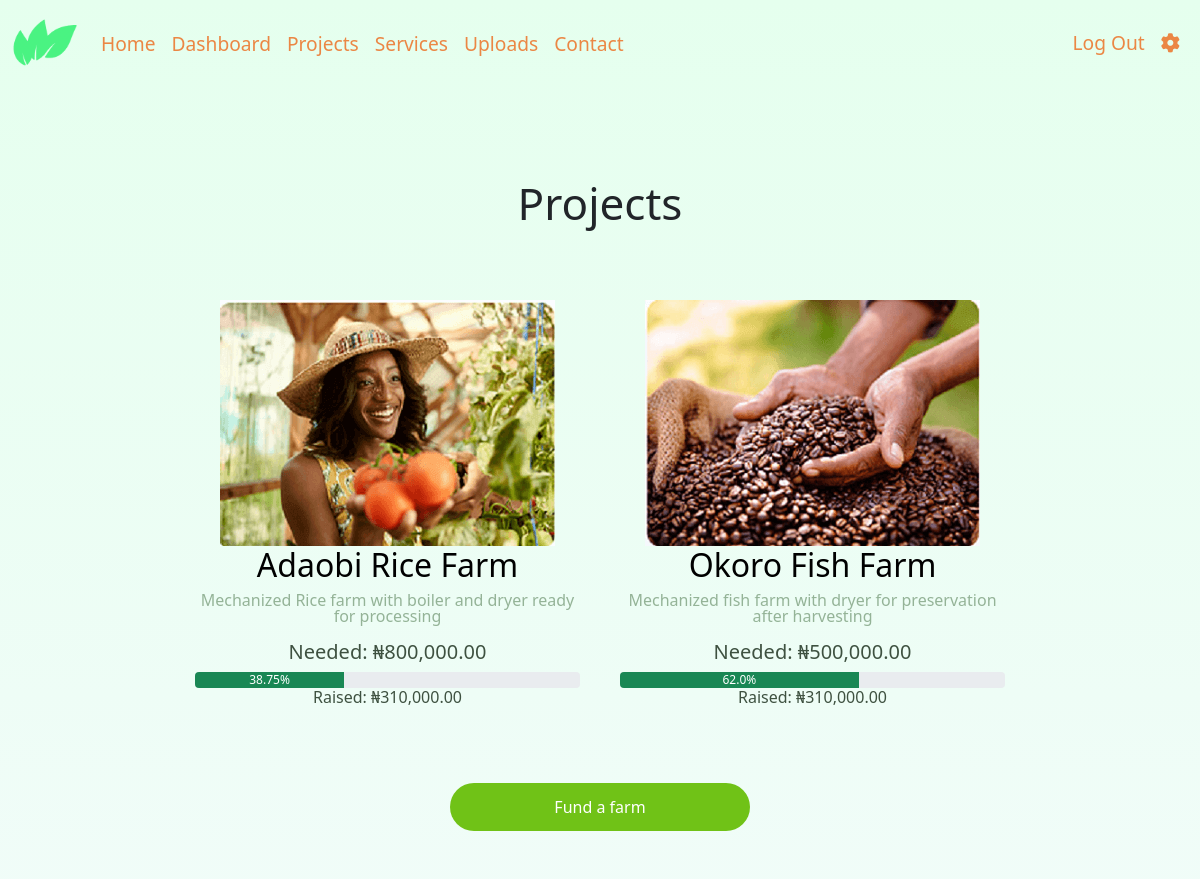
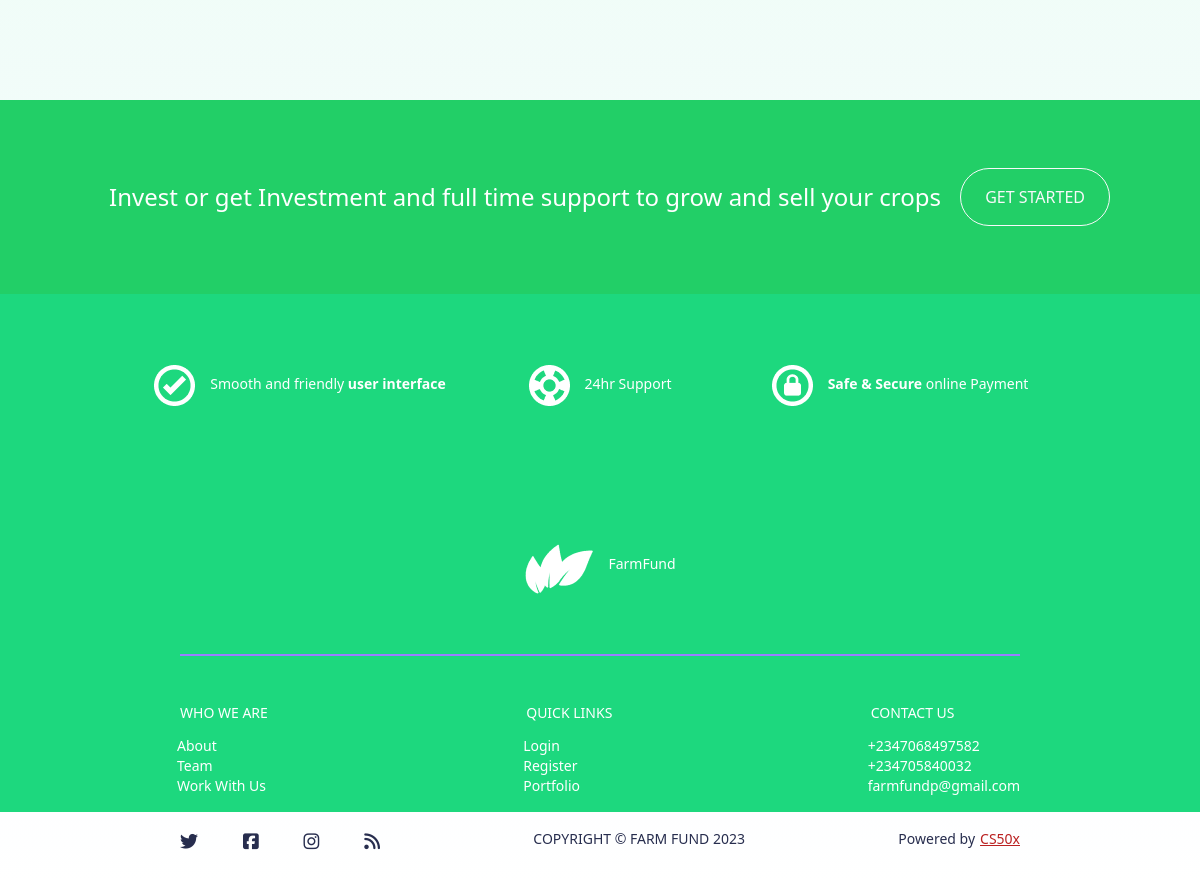
Screenshot of /projects (signed in) with the database file from the repository (2 pictures, top to bottom).
### tables this page shows
CREATE TABLE 'farm' ('id' INTEGER PRIMARY KEY AUTOINCREMENT NOT NULL, 'user_id' INTEGER NOT NULL, 'farm_name' TEXT NOT NULL, 'image' BLOB NOT NULL, 'description' TEXT NOT NULL, 'needed' REAL NOT NULL, 'raised' REAL NOT NULL, 'cover_photo' BLOB, 'proj_description' TEXT, 'pix_1' BLOB, 'pix_2' BLOB, 'pix_3' BLOB, 'desc_img' BLOB, 'date'  DATETIME NOT NULL DEFAULT CURRENT_TIMESTAMP  , 'update' TEXT DEFAULT NULL);

### app.py (the view)
@app.route("/projects")
@login_required
def projects():
    farm = db.execute("SELECT * FROM farm GROUP BY farm_name")
    return render_template("projects.html", farm=farm, NGN=NGN)

### app.py (called while the page is built)
@app.after_request
def after_request(response):
    response.headers["Cache-Control"] = "no-cache, no-store, must-revalidate"
    response.headers["Expires"] = 0
    response.headers["Pragma"] = "no-cache"
    return response

### helpers.py (called while the page is built)
def login_required(f):
    @wraps(f)
    def decorated_function(*args, **kwargs):
        if session.get("user_id") is None:
            return redirect("/login")
        return f(*args, **kwargs)
    return decorated_function

def NGN(value):
    return f"\u20A6{value:,.2f}"

### templates/projects.html (shortened to what this page needs)
{% extends "layout.html" %}
{% block main %}
<div class="home-middle w-80">
    <h2 class="head-text">Projects</h2>
    <div class="d-flex flex-wrap justify-content-center">
        {% for item in farm %}
        <a href="{{ url_for('farm_update', farm_name=item['farm_name']) }}" class="farm-link">
            <div class="farm-group">
                <div>
                    <img src="/static/assets/farms/{{ item['image'] }}" alt="{{ item['farmer'] }}" />
                </div>
                <div>
                    <h2>{{ item["farm_name"] }}</h2>
                    <p>{{ item["description"] }}</p>
                    <h5>Needed: {{ NGN(item["needed"]) }} </h5>
                        <div class="progress" role="progressbar" aria-label="Success Example with label"
                            aria-valuenow="{{ item['raised'] / item['needed'] * 100 }}" aria-valuemin="0" aria-valuemax="100">
                            <div class="progress-bar bg-success" style="width: {{ item['raised'] / item['needed'] * 100 }}%">{{ item['raised'] / item['needed'] * 100 }}%</div>
                        </div>
                    <h6>Raised: {{ NGN(item["raised"]) }}</h6>
                </div>
            </div>
            {% endfor %}
        </a>
    </div>
    <a href="/fund" style="text-decoration: none; width: 300px;" class="d-flex m-auto justify-content-center start log-btn rounded-pill px-4 py-3 my-5">
        Fund a farm
    </a>
</div>
{% endblock %}

### static/styles.css (style rules this page uses)
body { line-height: 1; background: #E5FFEE; background: linear-gradient(180deg, #E5FFEE 0%, rgba(229, 239, 255, 0.262661) 83.7%, rgba(249, 249, 249, 0) 100%); width: 100%; margin: 0; padding: 0; }
.log-btn { background-color: #70c217 !important; border-color: #70c217 !important; }
.start { border: none; outline: none; color: #ffffff !important; }
.home-top, .home-middle { margin-bottom: 100px !important; }
.head-text { margin: 50px; font-size: 44px; }
.farm-link { text-decoration: none !important; color: none !important; width: 425px !important; padding: 20px; }
.farm-group h2 { color: #000000 !important; }
.farm-group p { color: #94B397 !important; }
.farm-group h5, .farm-group h6 { color: #3E5140 !important; }

### rows the page displays
farm: image (picture), farm_name "Adaobi Rice Farm", description "Mechanized Rice farm with boiler and dryer ready for processing", needed "₦800,000.00", item['raised']/item['needed']*100 "38.75", raised "₦310,000.00"
farm: image (picture), farm_name "Okoro Fish Farm", description "Mechanized fish farm with dryer for preservation after harvesting", needed "₦500,000.00", item['raised']/item['needed']*100 "62.0", raised "₦310,000.00"
